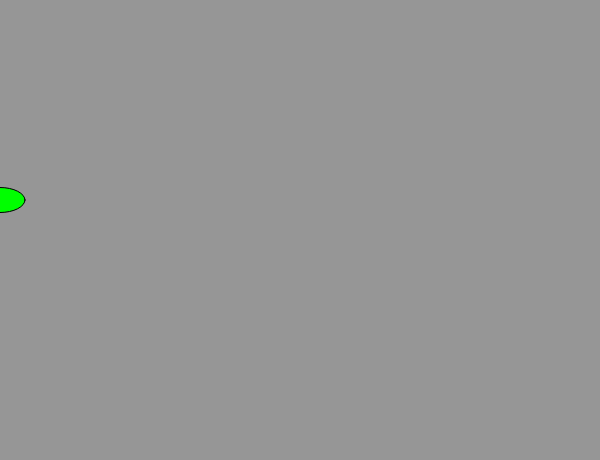
Frame 1 (no input)
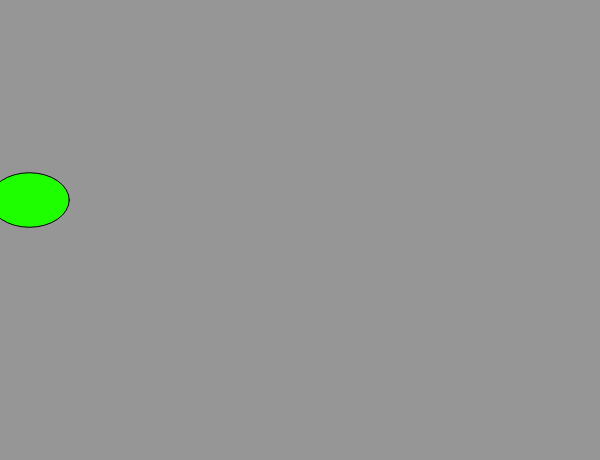
Frame 60 (no input)
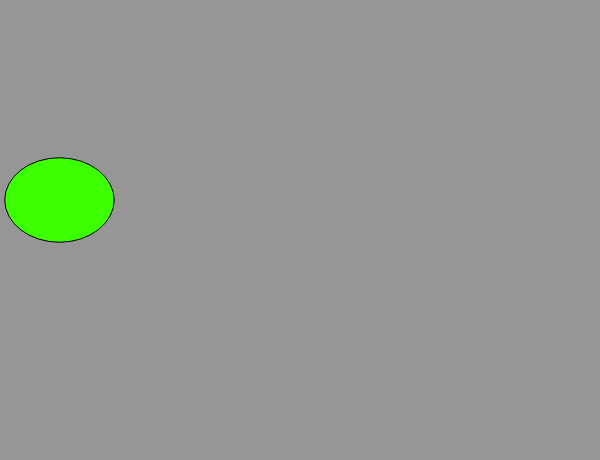
Frame 120 (the mouse pressed at the canvas centre since frame 60)

The p5.js sketch that drew these frames (run headless with seeded random() and noise() and a simulated clock; from frame 60 on, the mouse is pressed at the canvas centre):

// p5.js sketch
// ── sketch.js

var circleX = 0;
var greeX = 0;
var yheight = 25;
var xwidth = 50;


function setup() {

createCanvas(600,460);

}

function draw() {

background(150,150,150);
//ellipse

fill(greeX,400,0);
ellipse(circleX,200,xwidth,yheight);

circleX = circleX + .5;
greeX = greeX + .5;
yheight= yheight + .5;
xwidth = xwidth+.5;







}

function mousePressed(){
	background(150,150,150);



}
